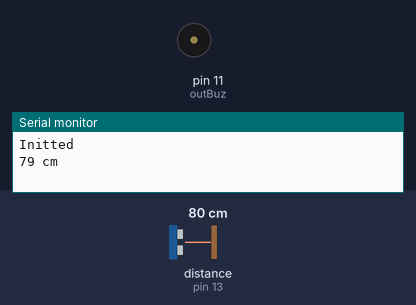
A sketch run on a simulated Arduino Uno, built with avr-gcc and run on an emulated ATmega328P. Shown: buzzer (waves = sounding), the last lines printed to the serial monitor. Wiring (inferred from the names in the program): ultrasonic range finder: trigger pin 12; echo pin 13. The inputs (shaded band) are chosen by the test bench; at power-on: distance to the obstacle (sensor on pin 13) 80 cm. The echo pulse lasts 58.3 µs per cm.

Above: at 1.35 s.
2.0 s: distance to the obstacle (sensor on pin 13) set to 146 cm
5.4 s: distance to the obstacle (sensor on pin 13) set to 153 cm
At 6.4 s:
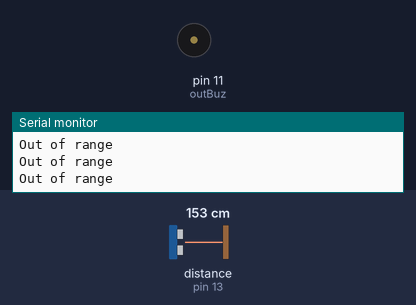
7.6 s: distance to the obstacle (sensor on pin 13) set to 2 cm
At 7.96 s:
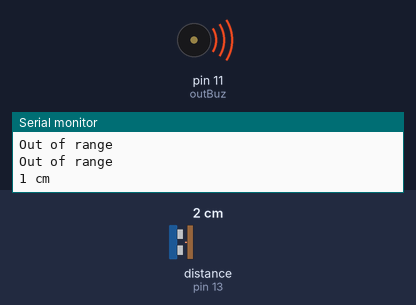
11.0 s: distance to the obstacle (sensor on pin 13) set to 250 cm
At 11.0 s:
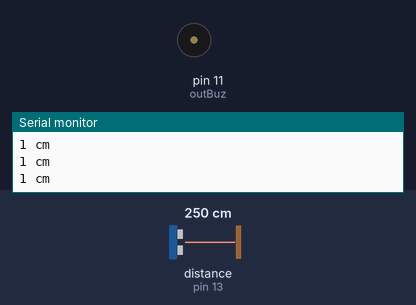
Timing chart, 0 to 13.5 s (numbered marks = the images above; inputs shaded):
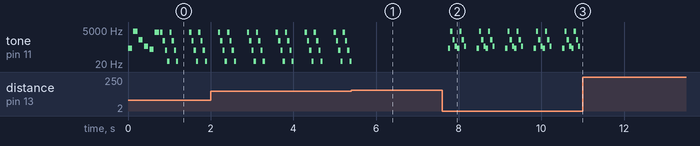

Measured:
- after the input at 5.4 s, tone on pin 11 (outBuz): goes on until 5.4 s, then stays silent
- after the input at 7.6 s, tone on pin 11 (outBuz): silent → 262 Hz after 0.15 s, then repeats every 0.69 s: 4186 Hz 0.06 s, 1047 Hz 0.06 s, 370 Hz 0.06 s, 262 Hz 0.06 s, 4186 Hz 0.06 s, 1047 Hz 0.06 s, 370 Hz 0.05 s, silent 0.26 s, 262 Hz 0.06 s
- after the input at 11.0 s, tone on pin 11 (outBuz): stops changing and stays silent
- by itself, tone on pin 11 (outBuz): repeats every 0.70 s: 880 Hz 0.06 s, 185 Hz 0.06 s, 31 Hz 0.06 s, 3520 Hz 0.06 s, 880 Hz 0.06 s, 185 Hz 0.06 s, 31 Hz 0.05 s, silent 0.26 s, 3520 Hz 0.06 s

The sketch:

radar.ino
```cpp
/*
   Motorcycle alarm:

 The circuit:
 * Analog read in A0 - alarm sensors (resistors/switches)
 * LED connected from digital pin 9 to ground
 * piezzo buzzer connected from digital pin 8 to ground
 * Relays connected from digital pin 7 to ground
 */
const int inpEcho = 13;
const int outTrig = 12;
const int outBuz = 11;
int duration = 0, distance = 0;

#include "pitches.h"

// notes in the melody:
int melody[] = {
  NOTE_C4, NOTE_C8, NOTE_C6, NOTE_FS4,
  NOTE_A3, NOTE_A7, NOTE_A5, NOTE_FS3,
  NOTE_B0, NOTE_B4, NOTE_B2, NOTE_FS1,
  NOTE_B0, NOTE_B4, NOTE_B2, NOTE_FS1,
  NOTE_B0, NOTE_B4, NOTE_B2, NOTE_FS1
};

// note durations: 4 = quarter note, 8 = eighth note, etc.:
int noteDurations[] = {
  10, 10, 10, 10
, 10, 10, 10, 10
, 10, 10, 10, 10
, 10, 10, 10, 10
, 10, 10, 10, 10};


//Mario main theme melody
int mario[] = {
  NOTE_E7, NOTE_E7, 0, NOTE_E7,
  0, NOTE_C7, NOTE_E7, 0,
  NOTE_G7, 0, 0,  0,
  NOTE_G6, 0, 0, 0,

  NOTE_C7, 0, 0, NOTE_G6,
  0, 0, NOTE_E6, 0,
  0, NOTE_A6, 0, NOTE_B6,
  0, NOTE_AS6, NOTE_A6, 0,

  NOTE_G6, NOTE_E7, NOTE_G7,
  NOTE_A7, 0, NOTE_F7, NOTE_G7,
  0, NOTE_E7, 0, NOTE_C7,
  NOTE_D7, NOTE_B6, 0, 0,

  NOTE_C7, 0, 0, NOTE_G6,
  0, 0, NOTE_E6, 0,
  0, NOTE_A6, 0, NOTE_B6,
  0, NOTE_AS6, NOTE_A6, 0,

  NOTE_G6, NOTE_E7, NOTE_G7,
  NOTE_A7, 0, NOTE_F7, NOTE_G7,
  0, NOTE_E7, 0, NOTE_C7,
  NOTE_D7, NOTE_B6, 0, 0
};
//Mario main them tempo
int tempo[] = {
  12, 12, 12, 12,
  12, 12, 12, 12,
  12, 12, 12, 12,
  12, 12, 12, 12,

  12, 12, 12, 12,
  12, 12, 12, 12,
  12, 12, 12, 12,
  12, 12, 12, 12,

  9, 9, 9,
  12, 12, 12, 12,
  12, 12, 12, 12,
  12, 12, 12, 12,

  12, 12, 12, 12,
  12, 12, 12, 12,
  12, 12, 12, 12,
  12, 12, 12, 12,

  9, 9, 9,
  12, 12, 12, 12,
  12, 12, 12, 12,
  12, 12, 12, 12,
};
//Underworld melody
int underworld_melody[] = {
  NOTE_C4, NOTE_C5, NOTE_A3, NOTE_A4,
  NOTE_AS3, NOTE_AS4, 0,
  0,
  NOTE_C4, NOTE_C5, NOTE_A3, NOTE_A4,
  NOTE_AS3, NOTE_AS4, 0,
  0,
  NOTE_F3, NOTE_F4, NOTE_D3, NOTE_D4,
  NOTE_DS3, NOTE_DS4, 0,
  0,
  NOTE_F3, NOTE_F4, NOTE_D3, NOTE_D4,
  NOTE_DS3, NOTE_DS4, 0,
  0, NOTE_DS4, NOTE_CS4, NOTE_D4,
  NOTE_CS4, NOTE_DS4,
  NOTE_DS4, NOTE_GS3,
  NOTE_G3, NOTE_CS4,
  NOTE_C4, NOTE_FS4, NOTE_F4, NOTE_E3, NOTE_AS4, NOTE_A4,
  NOTE_GS4, NOTE_DS4, NOTE_B3,
  NOTE_AS3, NOTE_A3, NOTE_GS3,
  0, 0, 0
};
//Underwolrd tempo
int underworld_tempo[] = {
  12, 12, 12, 12,
  12, 12, 6,
  3,
  12, 12, 12, 12,
  12, 12, 6,
  3,
  12, 12, 12, 12,
  12, 12, 6,
  3,
  12, 12, 12, 12,
  12, 12, 6,
  6, 18, 18, 18,
  6, 6,
  6, 6,
  6, 6,
  18, 18, 18, 18, 18, 18,
  10, 10, 10,
  10, 10, 10,
  3, 3, 3
};

void underWorl()
{
  int melodyPin = outBuz;
  int size = sizeof(underworld_melody) / sizeof(int);
  for (int thisNote = 0; thisNote < size; thisNote++) {
    // to calculate the note duration, take one second
    // divided by the note type.
    //e.g. quarter note = 1000 / 4, eighth note = 1000/8, etc.
    int noteDuration = 1000 / underworld_tempo[thisNote];

    tone(melodyPin, underworld_melody[thisNote], noteDuration);

    // to distinguish the notes, set a minimum time between them.
    // the note's duration + 30% seems to work well:
    int pauseBetweenNotes = noteDuration * 1.30;
    delay(pauseBetweenNotes);

    // stop the tone playing:
    tone(melodyPin, 0, noteDuration);
  }
}
void playMario()
{
  int melodyPin = outBuz;
  int size = sizeof(mario) / sizeof(int);
  for (int thisNote = 0; thisNote < size; thisNote++) {
    // to calculate the note duration, take one second
    // divided by the note type.
    //e.g. quarter note = 1000 / 4, eighth note = 1000/8, etc.
    int noteDuration = 1000 / tempo[thisNote];

    tone(melodyPin, mario[thisNote], noteDuration);

    // to distinguish the notes, set a minimum time between them.
    // the note's duration + 30% seems to work well:
    int pauseBetweenNotes = noteDuration * 1.30;
    delay(pauseBetweenNotes);

    // stop the tone playing:
    tone(melodyPin, 0, noteDuration);
  }
}

void scan()
{
  digitalWrite(outTrig, LOW);  // Added this line
  delayMicroseconds(2); // Added this line
  digitalWrite(outTrig, HIGH);
  delayMicroseconds(10); // Added this line
  digitalWrite(outTrig, LOW);
  duration = pulseIn(inpEcho, HIGH);
  distance = (duration/2) / 29.1;
}

void setup() {
  // initialize serial communications at 9600 bps:
  Serial.begin(9600);

  // declare pin 9,8,7 to be outputs:
  pinMode(outBuz, OUTPUT);


  // iterate over the notes of the melody:
  for (int thisNote = 0; thisNote < 3; thisNote++) {

    // to calculate the note duration, take one second
    // divided by the note type.
    //e.g. quarter note = 1000 / 4, eighth note = 1000/8, etc.
    int noteDuration = 1000/noteDurations[thisNote];
    tone(outBuz, melody[thisNote],noteDuration);

    // to distinguish the notes, set a minimum time between them.
    // the note's duration + 30% seems to work well:
    int pauseBetweenNotes = noteDuration * 1.30;
    delay(pauseBetweenNotes);
    // stop the tone playing:
    noTone(outBuz);
  }
  // iterate over the notes of the melody:
  for (int thisNote = 3; thisNote < 6; thisNote++) {

    // to calculate the note duration, take one second
    // divided by the note type.
    //e.g. quarter note = 1000 / 4, eighth note = 1000/8, etc.
    int noteDuration = 1000/noteDurations[thisNote];
    tone(outBuz, melody[thisNote],noteDuration);

    // to distinguish the notes, set a minimum time between them.
    // the note's duration + 30% seems to work well:
    int pauseBetweenNotes = noteDuration * 1.30;
    delay(pauseBetweenNotes);
    // stop the tone playing:
    noTone(outBuz);
  }

  Serial.println("Initted");


  // radar related
  pinMode(outTrig, OUTPUT);
  pinMode(inpEcho, INPUT);
}


void loop() {


  scan();

  if (distance >= 150 || distance <= 0) {
    Serial.println("Out of range");
    noTone(outBuz);
  }
  else {
    int intZero=0;
    Serial.print(distance);
    Serial.println(" cm");
    if (distance < 150)
      intZero = 5;
    if (distance < 60)
      intZero = 3;
    if (distance < 30) // if the scan detected sth closer than 30cm the sound is
      intZero = 0;

    for ( int y = 0; y < 2; ++y ) {
    for ( int x = intZero; x < intZero+4; ++x)
    {
      tone(outBuz, melody[x], 50);
      delay(55);
    }}
    noTone(outBuz);
  }


  //tone(outBuz, 250, 250);
  delay(250);
}
```

pitches.h
```cpp
/*************************************************
 * Public Constants
 *************************************************/

#define NOTE_B0  31
#define NOTE_C1  33
#define NOTE_CS1 35
#define NOTE_D1  37
#define NOTE_DS1 39
#define NOTE_E1  41
#define NOTE_F1  44
#define NOTE_FS1 46
#define NOTE_G1  49
#define NOTE_GS1 52
#define NOTE_A1  55
#define NOTE_AS1 58
#define NOTE_B1  62
#define NOTE_C2  65
#define NOTE_CS2 69
#define NOTE_D2  73
#define NOTE_DS2 78
#define NOTE_E2  82
#define NOTE_F2  87
#define NOTE_FS2 93
#define NOTE_G2  98
#define NOTE_GS2 104
#define NOTE_A2  110
#define NOTE_AS2 117
#define NOTE_B2  123
#define NOTE_C3  131
#define NOTE_CS3 139
#define NOTE_D3  147
#define NOTE_DS3 156
#define NOTE_E3  165
#define NOTE_F3  175
#define NOTE_FS3 185
#define NOTE_G3  196
#define NOTE_GS3 208
#define NOTE_A3  220
#define NOTE_AS3 233
#define NOTE_B3  247
#define NOTE_C4  262
#define NOTE_CS4 277
#define NOTE_D4  294
#define NOTE_DS4 311
#define NOTE_E4  330
#define NOTE_F4  349
#define NOTE_FS4 370
#define NOTE_G4  392
#define NOTE_GS4 415
#define NOTE_A4  440
#define NOTE_AS4 466
#define NOTE_B4  494
#define NOTE_C5  523
#define NOTE_CS5 554
#define NOTE_D5  587
#define NOTE_DS5 622
#define NOTE_E5  659
#define NOTE_F5  698
#define NOTE_FS5 740
#define NOTE_G5  784
#define NOTE_GS5 831
#define NOTE_A5  880
#define NOTE_AS5 932
#define NOTE_B5  988
#define NOTE_C6  1047
#define NOTE_CS6 1109
#define NOTE_D6  1175
#define NOTE_DS6 1245
#define NOTE_E6  1319
#define NOTE_F6  1397
#define NOTE_FS6 1480
#define NOTE_G6  1568
#define NOTE_GS6 1661
#define NOTE_A6  1760
#define NOTE_AS6 1865
#define NOTE_B6  1976
#define NOTE_C7  2093
#define NOTE_CS7 2217
#define NOTE_D7  2349
#define NOTE_DS7 2489
#define NOTE_E7  2637
#define NOTE_F7  2794
#define NOTE_FS7 2960
#define NOTE_G7  3136
#define NOTE_GS7 3322
#define NOTE_A7  3520
#define NOTE_AS7 3729
#define NOTE_B7  3951
#define NOTE_C8  4186
#define NOTE_CS8 4435
#define NOTE_D8  4699
#define NOTE_DS8 4978
```
